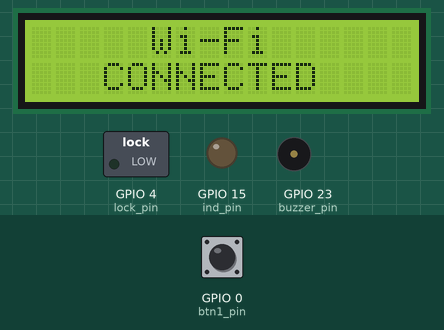
Simulated run of this sketch. Board: ESP32. Parts: 16×2 character LCD, switched loads named in the sketch (green lamp = pin HIGH), output pins drawn as LEDs (lit = HIGH), buzzer (waves = sounding, pin HIGH). The test bench sets the inputs (shaded band); at power-on: GPIO 0 (btn1_pin) LOW. WiFi joins after 1.5 s; servers stay silent unless stated; uploads are accepted with an empty reply; what the sketch prints to the serial monitor is not drawn.

Above: at 2.1 s.
At 3.6 s:
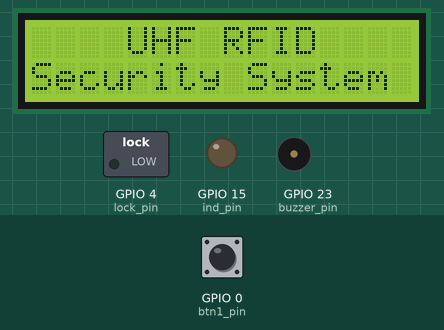
At 9.1 s:
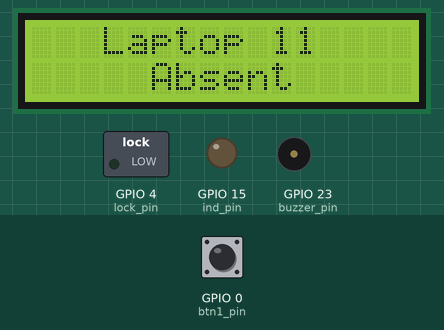
At 16.1 s:
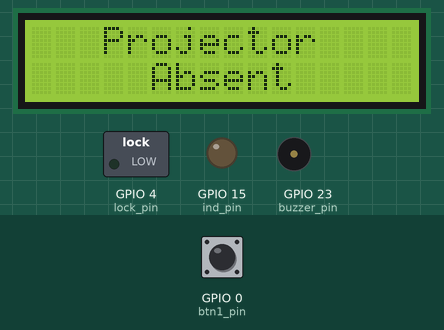
At 23.1 s:
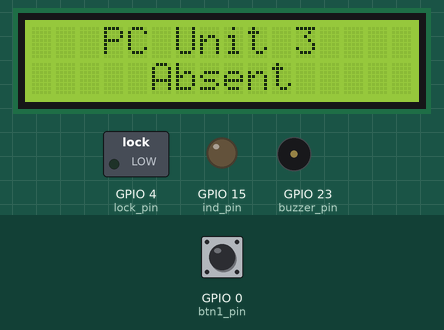
At 32.1 s:
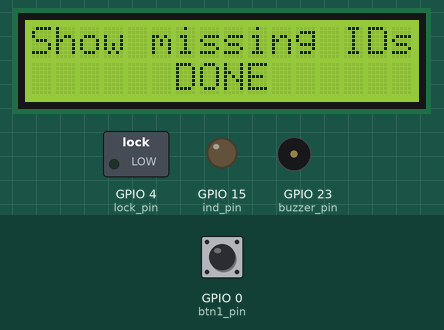

The sketch:

lems_arduino_code.ino
```cpp
#include <WiFi.h>
#include <LiquidCrystal.h>
#include "Decralation.h"
#include "WiFi_credentials.h"
#include "Functions.h"

void setup() {
  pin_conf();
  Serial.begin(9600);
  Serial2.begin(9600);
  lcd.begin(16, 2);

  WiFi.begin(ssid, password);
  WiFi_connection();
  lcd_print("Wi-Fi", "CONNECTED"); delay(1e3);
  lcd_print("UHF RFID", "Security System");
}

void loop() {
  WiFi_connection();
  for (byte i = 0; i < no_of_cards; i++) {
    Serial.println("Scanning card");
    card_status[i] = scan_card(card[i]);
    lcd_print(card_id[i], card_status[i]);

    if (card_id[i] == warning_card && card_status[i] == "Present") warning = false;
    if (card_status[i] != previous_status[i]) {
      Serial.println("Send a data request");
      send_request("device_id=" + card_id[i] + "&status=" + card_status[i]);
      previous_status[i] = card_status[i];
      if (card_status[i] == "Absent") {
        warning_card = card_id[i];
        warning = true;
      }
    }
  }

  if (digitalRead(btn1_pin) == LOW) {
    while(digitalRead(btn1_pin) == LOW)
        lcd_print("Show missing IDs", "DONE");
    digitalWrite(ind_pin, HIGH); delay(2e3);
    while (true) {
      for (byte i = 0; i < no_of_cards; i++) {
        if (card_status[i] == "Absent") {
          lcd_print("Missing ID", card_id[i]);
          delay(1e3);
        }
      }
      if (digitalRead(btn1_pin) == LOW) {
        lcd_print("QUIT", ""); delay(1e3);
        lcd_print("UHF RFID", "Security System");
        break;
      }
    }
    digitalWrite(ind_pin, LOW);
  }
  if (digitalRead(btn2_pin) == HIGH) {
    while(digitalRead(btn2_pin) == HIGH)
       lcd_print("Cancel alert", "DONE");
    warning = false;
    lcd_print("UHF RFID", "Security System");
  }

  if (warning) {
    for (byte i = 0; i < 3; i++)
      warning_indicator();
  } else {
    digitalWrite(lock_pin, HIGH);
  }
}
```

Decralation.h
```cpp
#define ind_pin 15
#define btn1_pin 0
#define btn2_pin 2
#define lock_pin 4
#define buzzer_pin 23
#define no_of_cards 4
#define scanning_time_limit 5000
#define host "192.168.43.71"
#define port 80
#define url " /localhost/cle_ms/lems_web/api/update.php?"


byte rs = 13, en = 14, d4 = 27, d5 = 26, d6 = 25, d7 = 33;
LiquidCrystal lcd(rs, en, d4, d5, d6, d7);
WiFiClient client;
boolean warning;

String previous_status[no_of_cards];
String card_status[no_of_cards];
String warning_card;

String card[no_of_cards] = {
  "147159141229235",
  "147159149229235",
  "147159145229235",
  "147159153229235"
};

String card_id[no_of_cards] = {
  "Laptop 11",
  "Projector",
  "PC Unit 3",
  "Printer"
};
```

Functions.h
```cpp
void pin_conf(){
  pinMode(ind_pin, OUTPUT);
  pinMode(btn1_pin, INPUT);
  pinMode(btn2_pin, INPUT);
  pinMode(lock_pin, OUTPUT);
  pinMode(buzzer_pin, OUTPUT);
}

String scan_card(String card_to_scan){
  byte byte_data;
  String card_no = "";
  unsigned long initial_time = millis();
  boolean is_present = false, in_time = true;

  while(!is_present){
    while (Serial2.available()) {
     byte_data = Serial2.read();
     card_no = card_no + String(byte_data);
    }

    if (card_no.indexOf(card_to_scan) != -1)
      return "Present";
    if(millis() - initial_time >= scanning_time_limit)
      return "Absent";
  }
}


String cut_string(String typing, byte _length) {
  typing = typing.substring(0, _length);
  return typing;
}

void lcd_print(String str1, String str2) {
  lcd.clear();
  const byte column = 16;
  if (str1.length() > column) str1 = cut_string(str1, column);
  if (str2.length() > column) str2 = cut_string(str2, column);

  byte pre_space1 = (column - str1.length()) / 2;
  byte pre_space2 = (column - str2.length()) / 2;

  lcd.setCursor(pre_space1, 0); lcd.print(str1);
  lcd.setCursor(pre_space2, 1); lcd.print(str2);
  delay(500);
}

void send_request(String _data){
  if (!client.connect(host, port)) {
    Serial.println("Client to server connection fail");
    lcd_print("Client to Server", "connection fail");
    return;
  }

  Serial.println(String("GET ")+ url + _data +" HTTP/1.1\r\n" +
                 "Host: " + host + "\r\n" +
                 "Connection: close\r\n\r\n");
  client.print(String("GET ")+ url + _data +" HTTP/1.1\r\n" +
                 "Host: " + host + "\r\n" +
                 "Connection: close\r\n\r\n");
  delay(100);
  while (client.available()) {
    String payload = client.readStringUntil('\r');
    Serial.println(payload);
  }
}


void WiFi_connection(){
  while(WiFi.status() != WL_CONNECTED){
    lcd_print("Wi-Fi", "Connecting.");
    lcd_print("Wi-Fi", "Connecting..");
  }
}

void warning_indicator(){
  Serial.println("Warning Detected");
  digitalWrite(lock_pin, LOW);
  digitalWrite(ind_pin, HIGH);
  digitalWrite(buzzer_pin, HIGH);
  delay(1e3);
  digitalWrite(ind_pin, LOW);
  digitalWrite(buzzer_pin, LOW);
  delay(1e3);
}
```

WiFi_credentials.h
```cpp
#define ssid "AndroidAP"
#define password "mimiwewe"
```

Measured:
- what the display in image 0 shows lasts 1.5 s, from 2.1 s to 3.6 s
- what the display in image 1 shows lasts 5.5 s, from 3.6 s to 9.1 s
- what the display in image 2 shows lasts 7.0 s, from 9.1 s to 16.1 s
